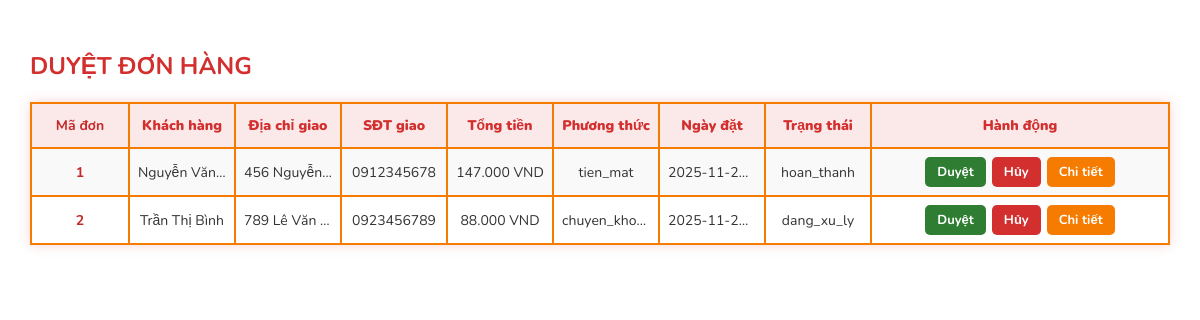
Screenshot of /duyet_don.php with the database file from the repository.
### tables this page shows
CREATE TABLE DonHang (
    MaDonHang INT AUTO_INCREMENT PRIMARY KEY,
    MaUser INT NOT NULL,
    TongTien DECIMAL(18,2) NOT NULL,
    TrangThai ENUM('cho_xac_nhan', 'dang_xu_ly', 'dang_giao', 'hoan_thanh', 'da_huy') DEFAULT 'cho_xac_nhan',
    PhuongThucThanhToan ENUM('tien_mat', 'chuyen_khoan', 'the', 'vi_dien_tu'),
    DiaChiGiaoHang TEXT,
    SDTGiaoHang VARCHAR(15),
    GhiChu TEXT,
    NgayDat DATETIME DEFAULT CURRENT_TIMESTAMP,
    NgayCapNhat DATETIME DEFAULT CURRENT_TIMESTAMP ON UPDATE CURRENT_TIMESTAMP,
    FOREIGN KEY (MaUser) REFERENCES Users(MaUser) ON DELETE CASCADE
);

CREATE TABLE Users (
    MaUser INT AUTO_INCREMENT PRIMARY KEY,
    Ho VARCHAR(100) NOT NULL,
    Ten VARCHAR(100) NOT NULL,
    SDT VARCHAR(15) NOT NULL UNIQUE,
    Email VARCHAR(255) NOT NULL UNIQUE,
    DiaChi TEXT,
    QuyenHan ENUM('admin', 'nhanvien', 'khachhang') NOT NULL DEFAULT 'khachhang',
    MatKhau BINARY(32) NOT NULL,  
    NgayTao DATETIME DEFAULT CURRENT_TIMESTAMP,
    
    INDEX idx_email (Email),
    INDEX idx_sdt (SDT)
);

### duyet_don.php (the view, shortened to what this page needs)
<!DOCTYPE html>
<html lang="en">
<head>
    <link rel="stylesheet" href="../css/duyet_don.css">
</head>
<body>
    <?php
        $hostname = "localhost";
        $username = "root";
        $password = "";
        $dbname = "quanly_cua_hang";
        $conn = mysqli_connect($hostname, $username, $password, $dbname);
    ?>
    <div class="table-container">
        <div class="page-header"><h2>DUYỆT ĐƠN HÀNG</h2></div>
        <table>
            <tr>
                <th class="col-order-id">Mã đơn</th>
                <th>Khách hàng</th>
                <th>Địa chỉ giao</th>
                <th>SĐT giao</th>
                <th>Tổng tiền</th>
                <th>Phương thức</th>
                <th>Ngày đặt</th>
                <th>Trạng thái</th>
                <th class="col-actions">Hành động</th>
            </tr>
            <?php
                $sql = "SELECT dh.*, u.Ho, u.Ten, u.Email
                    FROM DonHang dh
                    LEFT JOIN Users u ON dh.MaUser = u.MaUser
                    ORDER BY dh.NgayDat DESC";
                $result = mysqli_query($conn, $sql);
                if ($result && mysqli_num_rows($result) > 0)
                {
                    while ($row = mysqli_fetch_assoc($result))
                    {
                        $fullname = trim($row['Ho'] . ' ' . $row['Ten']);
                        $orderId = $row['MaDonHang'];
                        $tongTien = number_format($row['TongTien'], 0, ',', '.');
                        $phuongThuc = $row['PhuongThucThanhToan'];
                        $ngayDat = $row['NgayDat'];
                        $trangThai = $row['TrangThai'];
                        echo "<tr>";
                        echo "<td class='col-order-id'>" . $orderId . "</td>";
                        echo "<td>" . ($fullname ? $fullname : 'Khách vãng lai') . "</td>";
                        echo "<td>" . htmlspecialchars($row['DiaChiGiaoHang']) . "</td>";
                        echo "<td>" . htmlspecialchars($row['SDTGiaoHang']) . "</td>";
                        echo "<td>" . $tongTien . " VND</td>";
                        echo "<td>" . htmlspecialchars($phuongThuc) . "</td>";
                        echo "<td>" . $ngayDat . "</td>";
                        echo "<td>" . htmlspecialchars($trangThai) . "</td>";
                        echo "<td class='actions'>";
                        echo "<div class='btn-group'>";
                        echo "<a class='btn-accept' href='duyet_don.php?order_id=$orderId&action=accept' onclick=\"return confirm('Xác nhận duyệt đơn #$orderId?')\">Duyệt</a>";
                        echo "<button type='button' class='btn-reject' onclick=\"startReject($orderId)\">Hủy</button>";
                        echo "<a class='btn-detail' href='chi_tiet_don.php?order_id=$orderId'>Chi tiết</a>";
                        echo "</div>";
                        echo "</td>";
                        echo "</tr>";
                    }
                }
                else
                {
                    echo "<tr><td colspan='9'>Không có đơn hàng nào.</td></tr>";
                }
            ?>
        </table>
    </div>
</body>
</html>

### css/duyet_don.css (style rules this page uses)
body { display: flex; flex-direction: column; align-items: center; margin: 0; min-height: 100vh; font-family: 'Nunito', sans-serif; margin-top: 20px; background-color: #fff; }
.page-header { width: 95%; margin-bottom: 10px; }
h2 { color: #d32f2f; margin: 0; padding: 10px 0; }
.table-container { width: 95%; margin-top: 20px; }
table { border-collapse: collapse; table-layout: fixed; width: 100%; font-size: 14px; box-shadow: 0 0 12px rgba(211, 47, 47, 0.2); }
th { padding: 12px 8px; background-color: rgba(211, 47, 47, 0.1); color: #d32f2f; font-weight: 900; text-align: center; border: 2px solid #f57c00; }
td { border: 2px solid #f57c00; padding: 8px; text-align: center; vertical-align: middle; white-space: nowrap; overflow: hidden; text-overflow: ellipsis; color: #333; }
tr:nth-child(even) td { background-color: #f9f9f9; }
th.col-order-id, td.col-order-id { width: 80px; font-weight: bold; color: #c62828; }
th.col-actions { width: 280px; }
.actions .btn-group { display: flex; gap: 6px; justify-content: center; align-items: center; }
.actions a, .actions button { text-decoration: none; display: inline-block; padding: 6px 12px; border-radius: 5px; font-weight: 700; font-size: 13px; color: #fff; border: none; cursor: pointer; transition: 0.3s; font-family: 'Nunito', sans-serif; }
.btn-accept { background-color: #2e7d32; }
.btn-reject { background-color: #d32f2f; }
.btn-detail { background-color: #f57c00; }

### rows the page displays
donhang: MaDonHang "1", MaUser.Ten "Nguyễn Văn…", DiaChiGiaoHang "456 Nguyễn…", SDTGiaoHang "0912345678", TongTien "147.000", PhuongThucThanhToan "tien_mat", NgayDat "2025-11-2…", TrangThai "hoan_thanh"
donhang: MaDonHang "2", MaUser.Ten "Trần Thị Bình", DiaChiGiaoHang "789 Lê Văn…", SDTGiaoHang "0923456789", TongTien "88.000", PhuongThucThanhToan "chuyen_kho…", NgayDat "2025-11-2…", TrangThai "dang_xu_ly"
